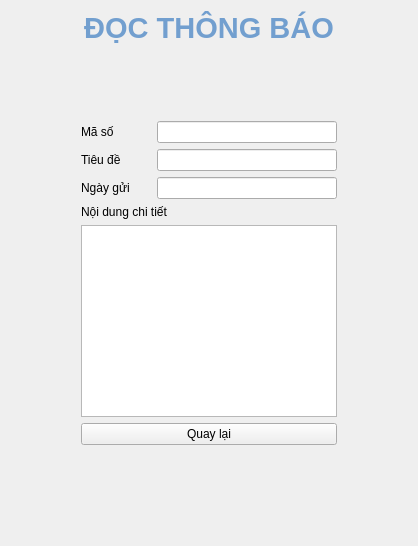
      <widget class="QWidget" name="readNotif_2">
       <layout class="QGridLayout" name="gridLayout_12">
        <item row="6" column="0">
         <spacer name="horizontalSpacer_17">
          <property name="orientation">
           <enum>Qt::Horizontal</enum>
          </property>
          <property name="sizeHint" stdset="0">
           <size>
            <width>40</width>
            <height>20</height>
           </size>
          </property>
         </spacer>
        </item>
        <item row="1" column="1">
         <spacer name="verticalSpacer_19">
          <property name="orientation">
           <enum>Qt::Vertical</enum>
          </property>
          <property name="sizeHint" stdset="0">
           <size>
            <width>20</width>
            <height>40</height>
           </size>
          </property>
         </spacer>
        </item>
        <item row="0" column="1">
         <widget class="QLabel" name="label_32">
          <property name="text">
           <string>&lt;html&gt;&lt;head/&gt;&lt;body&gt;&lt;p align=&quot;center&quot;&gt;&lt;span style=&quot; font-size:22pt; font-weight:600; color:#729fcf;&quot;&gt;ĐỌC THÔNG BÁO&lt;/span&gt;&lt;/p&gt;&lt;/body&gt;&lt;/html&gt;</string>
          </property>
         </widget>
        </item>
        <item row="6" column="2">
         <spacer name="horizontalSpacer_18">
          <property name="orientation">
           <enum>Qt::Horizontal</enum>
          </property>
          <property name="sizeHint" stdset="0">
           <size>
            <width>40</width>
            <height>20</height>
           </size>
          </property>
         </spacer>
        </item>
        <item row="8" column="1">
         <spacer name="verticalSpacer_18">
          <property name="orientation">
           <enum>Qt::Vertical</enum>
          </property>
          <property name="sizeHint" stdset="0">
           <size>
            <width>20</width>
            <height>40</height>
           </size>
          </property>
         </spacer>
        </item>
        <item row="2" column="1">
         <widget class="QWidget" name="notif_Form" native="true">
          <layout class="QVBoxLayout" name="verticalLayout_6">
           <property name="leftMargin">
            <number>30</number>
           </property>
           <property name="topMargin">
            <number>30</number>
           </property>
           <property name="rightMargin">
            <number>30</number>
           </property>
           <property name="bottomMargin">
            <number>30</number>
           </property>
           <item>
            <layout class="QHBoxLayout" name="horizontalLayout_23">
             <item>
              <widget class="QLabel" name="label_34">
               <property name="text">
                <string>Mã số</string>
               </property>
              </widget>
             </item>
             <item>
              <widget class="QLineEdit" name="readNotif_idLine">
               <property name="minimumSize">
                <size>
                 <width>180</width>
                 <height>0</height>
                </size>
               </property>
               <property name="maximumSize">
                <size>
                 <width>180</width>
                 <height>16777215</height>
                </size>
               </property>
              </widget>
             </item>
            </layout>
           </item>
           <item>
            <layout class="QHBoxLayout" name="horizontalLayout_24">
             <item>
              <widget class="QLabel" name="label_35">
               <property name="text">
                <string>Tiêu đề</string>
               </property>
              </widget>
             </item>
             <item>
              <widget class="QLineEdit" name="readNotif_titleLine">
               <property name="minimumSize">
                <size>
                 <width>180</width>
                 <height>0</height>
                </size>
               </property>
               <property name="maximumSize">
                <size>
                 <width>180</width>
                 <height>16777215</height>
                </size>
               </property>
              </widget>
             </item>
            </layout>
           </item>
           <item>
            <layout class="QHBoxLayout" name="horizontalLayout_26">
             <property name="bottomMargin">
              <number>0</number>
             </property>
             <item>
              <widget class="QLabel" name="label_36">
               <property name="text">
                <string>Ngày gửi</string>
               </property>
              </widget>
             </item>
             <item>
              <widget class="QLineEdit" name="readNotif_dateLine">
               <property name="minimumSize">
                <size>
                 <width>180</width>
                 <height>0</height>
                </size>
               </property>
               <property name="maximumSize">
                <size>
                 <width>180</width>
                 <height>16777215</height>
                </size>
               </property>
              </widget>
             </item>
            </layout>
           </item>
           <item>
            <layout class="QVBoxLayout" name="verticalLayout_5">
             <item>
              <widget class="QLabel" name="label_33">
               <property name="text">
                <string>Nội dung chi tiết</string>
               </property>
              </widget>
             </item>
             <item>
              <widget class="QTextBrowser" name="readNotif_content"/>
             </item>
            </layout>
           </item>
           <item>
            <widget class="QPushButton" name="readNotif_backButton">
             <property name="text">
              <string>Quay lại</string>
             </property>
            </widget>
           </item>
          </layout>
         </widget>
        </item>
       </layout>
      </widget>
